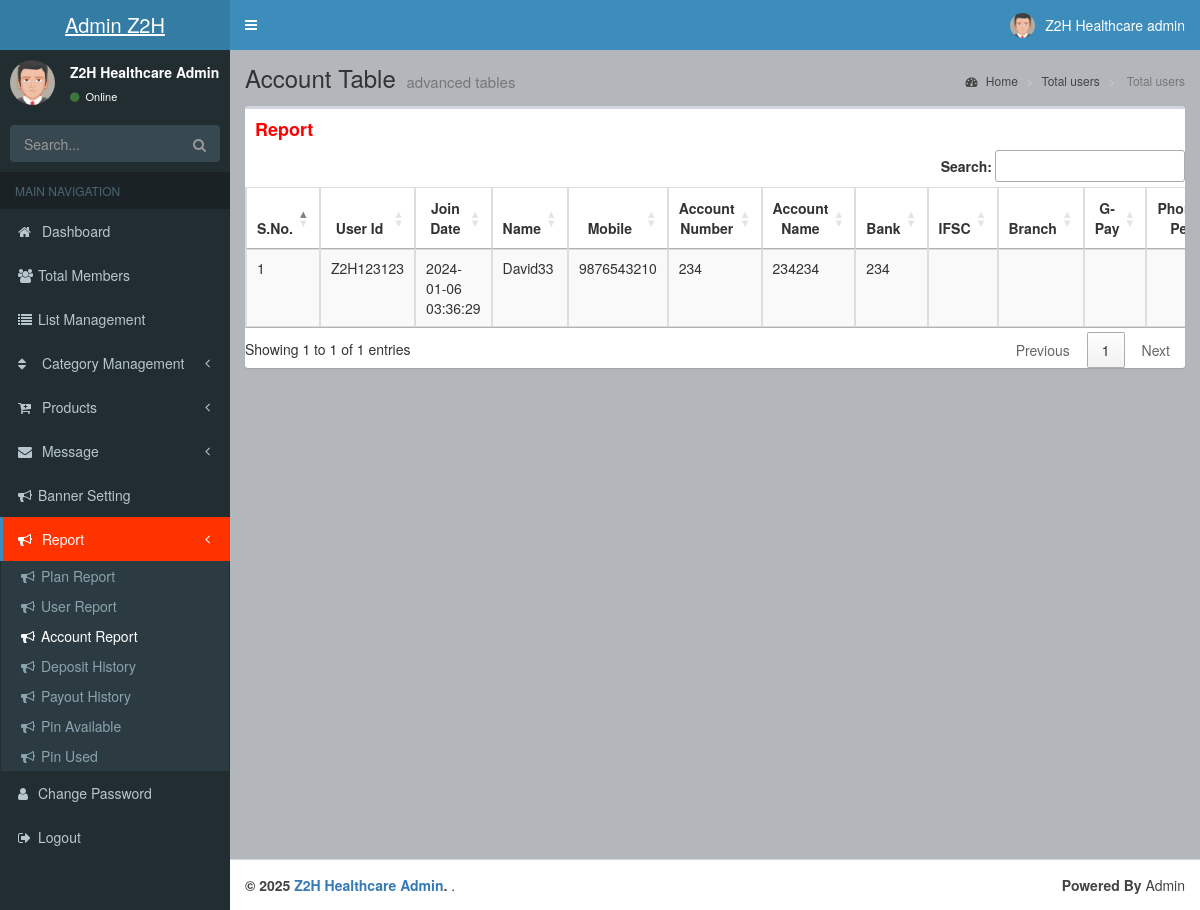
/admin/report_account.php (signed in), run on the app's committed database.
### tables this page shows
CREATE TABLE `reg` (
  `id` int(11) NOT NULL,
  `user_id` varchar(100) DEFAULT NULL,
  `join_date` timestamp NOT NULL DEFAULT current_timestamp(),
  `name` varchar(70) DEFAULT NULL,
  `mail` varchar(100) DEFAULT NULL,
  `mobile` varchar(20) DEFAULT NULL,
  `password` varchar(60) DEFAULT NULL,
  `profile_pic` varchar(150) DEFAULT NULL,
  `total_purchase` int(11) NOT NULL DEFAULT 0,
  `status` int(11) NOT NULL DEFAULT 0,
  `sponsor_id` varchar(20) DEFAULT NULL,
  `is_business` int(11) NOT NULL DEFAULT 0,
  `total_income` int(11) NOT NULL DEFAULT 0,
  `wallet` int(11) NOT NULL DEFAULT 0,
  `level_income` int(11) NOT NULL DEFAULT 0,
  `ref_count` int(11) NOT NULL DEFAULT 0,
  `level_count` int(11) NOT NULL DEFAULT 0,
  `acc_num` varchar(30) DEFAULT NULL,
  `acc_name` varchar(30) DEFAULT NULL,
  `ifsc` varchar(20) DEFAULT NULL,
  `bank` varchar(30) DEFAULT NULL,
  `branch` varchar(30) DEFAULT NULL,
  `google_pay` varchar(20) DEFAULT NULL,
  `phone_pe` varchar(20) DEFAULT NULL,
  `upi` varchar(30) DEFAULT NULL,
  `purchase_wallet` float NOT NULL DEFAULT 0
);

### admin/report_account.php (the view, shortened to what this page needs)
<?php include "include/header.php" ?>
<div class="wrapper">
    <?php include "include/navbar.php" ?>
    <div class="content-wrapper">
       <section class="content-header">
            <h1>
             Account Table
                <small>advanced tables</small>
            </h1>
            <ol class="breadcrumb">
                <li><a href="index.php"><i class="fa fa-dashboard"></i> Home</a></li>
                <li><a href="#"> Total users</a></li>
                <li class="active"> Total users</li>
            </ol>
        </section>
        <section class="content">
            <div class="row">
                <div class="col-xs-12">
                    <div class="box">
                        <div class="box-header">
                            <h3 class="box-title" style="color:#FF0000;"><b>Report</b></h3>
                        </div>
                        <div class="box-body table-responsive no-padding">
                             <table id="data_table" class="table table-bordered table-striped">
                          <thead>
                               <tr>
                                   <th style="text-align:center;">S.No.</th>
                                        <th style="text-align:center;">User Id</th>
									  <th style="text-align:center;">Join Date</th>
                                        <th style="text-align:center;">Name</th>
                                        <th style="text-align:center;">Mobile</th>
                                        <th style="text-align:center;">Account Number</th>
                                        <th style="text-align:center;">Account Name</th>
                                        <th style="text-align:center;">Bank</th>
                                        <th style="text-align:center;">IFSC</th>
                                        <th style="text-align:center;">Branch</th>
                                        <th style="text-align:center;">G-Pay</th>
                                        <th style="text-align:center;">Phone Pe</th>
                               </tr>
                          </thead>
                             <tbody>
									<?php
							$res_pin=mysqli_query($con,"SELECT * FROM reg  ")or die("Query error");
							$i=1;
							while($row_pin=mysqli_fetch_array($res_pin))
							{
					?>
						<tr>
							<td><?php echo $i++; ;?></td>
							<td><?php echo$row_pin['user_id'];?></td>
							<td><?php echo$row_pin['join_date'];?></td>
							<td><?php echo$row_pin['name'];?></td>
							<td><?php echo$row_pin['mobile'];?></td>
							<td><?php echo$row_pin['acc_num'];?></td>
							<td><?php echo$row_pin['acc_name'];?></td>
							<td><?php echo$row_pin['ifsc'];?></td>
							<td><?php echo$row_pin['bank'];?></td>
							<td><?php echo$row_pin['branch'];?></td>
							<td><?php echo$row_pin['google_pay'];?></td>
							<td><?php echo$row_pin['phone_pe'];?></td>
						</tr>
						<?php
					}
						?>
                                </tbody>
                     </table>
                        </div>
                    </div>
                </div>
            </div>
        </section>
    </div>
    <?php include "include/footer.php" ?>

### data on the page
reg: user "Z2H123123", join_date "2024-01-06 03:36:29", name "David33", mobile "9876543210", acc_num "234", acc_name "234234", ifsc "234"

### other printed values
company_name "Z2H…"
company_name "Z2H Healthcare"
